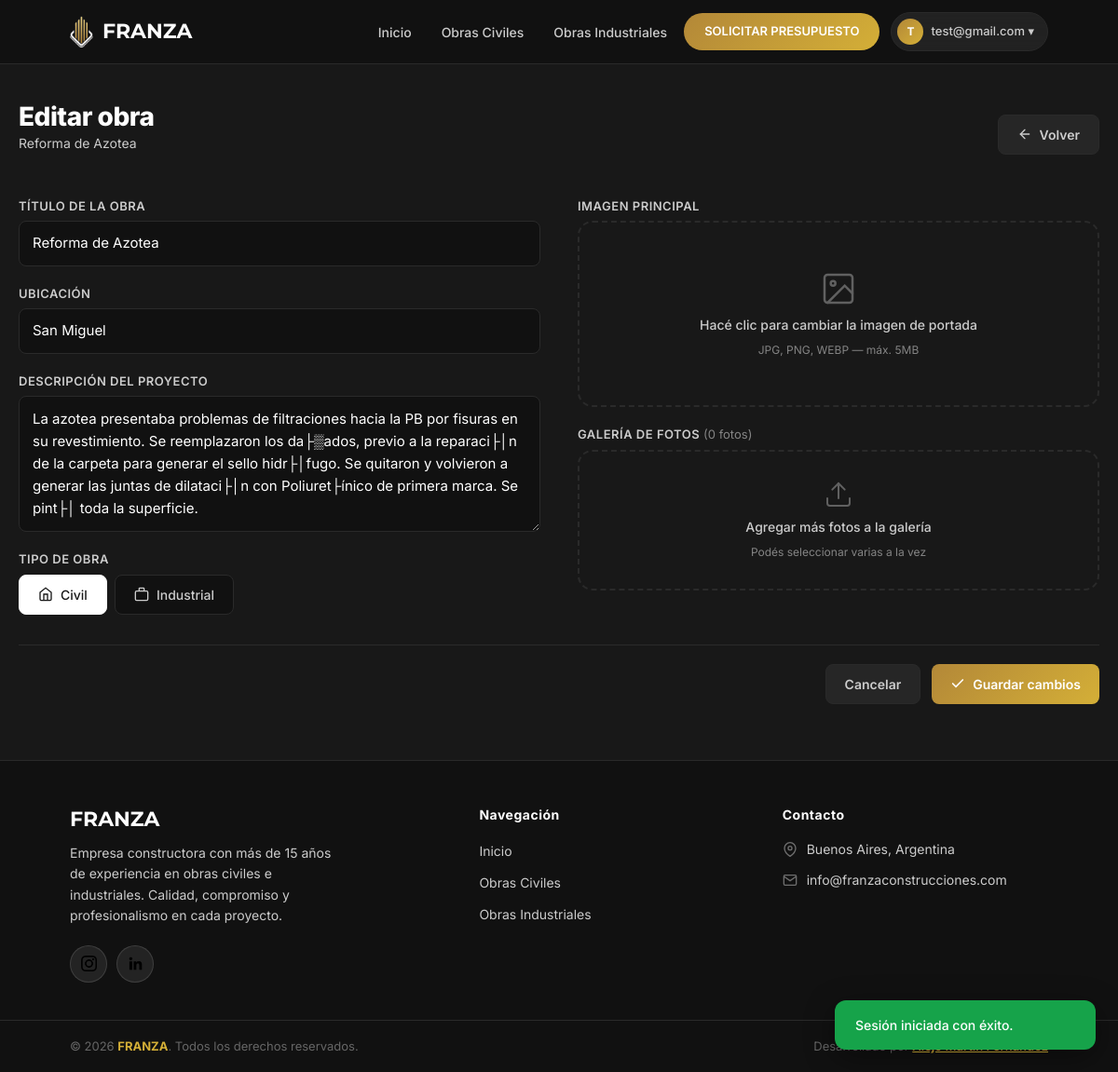
Before: /sitio/admin/index.php?seccion=obras-editar&id=67 (signed in) with the older database file.
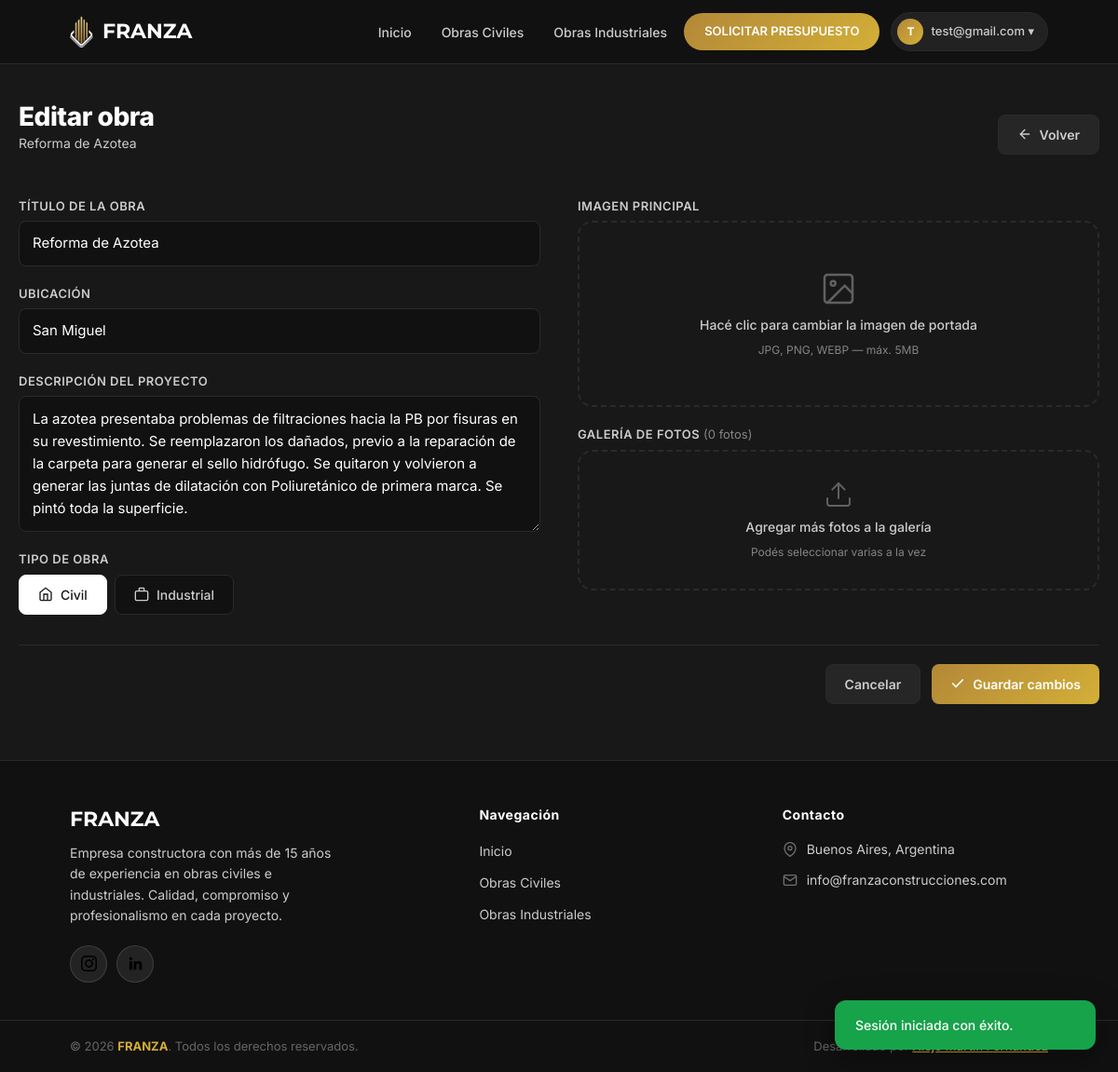
After: the same page with the newer database file.
### tables this page shows
CREATE TABLE `obras` (
  `obra_id` int(10) unsigned NOT NULL AUTO_INCREMENT,
  `usuario_fk` int(10) unsigned NOT NULL,
  `carpeta` varchar(100) NOT NULL,
  `titulo` varchar(100) NOT NULL,
  `ubicacion` varchar(100) NOT NULL,
  `explicacion` varchar(500) NOT NULL,
  `tipo` varchar(100) NOT NULL,
  `imagen` varchar(255) NOT NULL,
  PRIMARY KEY (`obra_id`),
  KEY `obras_usuarios_fk_idx` (`usuario_fk`),
  CONSTRAINT `obras_usuarios_fk` FOREIGN KEY (`usuario_fk`) REFERENCES `usuarios` (`usuario_id`) ON DELETE NO ACTION ON UPDATE NO ACTION
);

### sitio/classes/Modelos/Obras.php (called while the page is built, shortened)
<?php
class Obras
{
    private int $obra_id = 0;
    private string $carpeta = "";
    private string $titulo = "";
    private string $ubicacion = "";
    private string $explicacion = "";
    private string $tipo = "";
    private string $imagen = "";
    public function porId(int $id): ?self
    {
        $db = DBConexion::getConexion();
        $consulta = "SELECT * FROM obras
                    WHERE obra_id = ?";
        $stmt = $db->prepare($consulta);
        $stmt->execute([$id]);
        $stmt->setFetchMode(PDO::FETCH_CLASS, self::class);
        $obra = $stmt->fetch();
        return $obra;
    }
    public function getObraId(): int
    {
        return $this->obra_id;
    }
    public function getCarpeta(): string
    {
        return $this->carpeta;
    }
    public function getTitulo(): string
    {
        return $this->titulo;
    }
    public function getUbicacion(): string
    {
        return $this->ubicacion;
    }
    public function getExplicacion(): string
    {
        return $this->explicacion;
    }
    public function getTipo(): string
    {
        return $this->tipo;
    }
    public function getImagen(): string
    {
        return $this->imagen;
    }
    public function getImagenesCarpeta(): array
    {
        $tipo = $this->getTipo();
        $carpeta = $this->getCarpeta();
        $tipoCarpeta = ($tipo === 'civil') ? 'obrasciviles' : 'obrasindustriales';
        $rutaCarpeta = __DIR__ . '/../../img/' . $tipoCarpeta . '/' . $carpeta;
        if (!is_dir($rutaCarpeta)) {
            return [];
        }
        $imagenes = [];
        return $imagenes;
    }
    public function getGaleriaImagenes(): array
    {
        $todas = $this->getImagenesCarpeta();
        $portada = $this->getImagen();
        return array_values(array_filter($todas, fn($img) => $img !== $portada));
    }
    public function getRutaImagenes(): string
    {
        $tipo = $this->getTipo();
        $tipoCarpeta = ($tipo === 'civil') ? 'obrasciviles' : 'obrasindustriales';
        return 'img/' . $tipoCarpeta . '/' . $this->getCarpeta() . '/';
    }
}

### sitio/admin/index.php (the view, shortened to what the changed rows need)
<?php
$seccion = $_GET['seccion'] ?? 'inicio';
?>
<!DOCTYPE html>
<html lang="es">
<head>
    <link href="https://cdn.jsdelivr.net/npm/bootstrap@5.3.3/dist/css/bootstrap.min.css" rel="stylesheet">
    <link rel="stylesheet" href="../styles/css/style.css">
</head>
<body>
    <div class="layout">
        <header>
            <div class="container">
                <a href="../index.php?seccion=inicio" class="logo"><img src="../favicon.png" alt="FRANZA Logo"><h1>FRANZA</h1></a>
            </div>
        </header>
        <main class="main-content">
            <?php
            require __DIR__ . '/views/' . $seccion . '.php';
            ?>
        </main>
    </div>
</body>
</html>

### sitio/admin/views/obras-editar.php (shortened to what the changed rows need)
<?php
$obra = (new Obras)->porId((int)($_GET['id'] ?? 0));
if(isset($_SESSION['errores'])) {
    $errores = $_SESSION['errores'];
    unset($_SESSION['errores']);
} else {
    $errores = [];
}
if(isset($_SESSION['datos_viejos'])) {
    $datosViejos = $_SESSION['datos_viejos'];
    unset($_SESSION['datos_viejos']);
} else {
    $datosViejos = [];
}
?>
<section class="admin-panel">
    <div class="admin-panel-header">
        <div>
            <h1 class="admin-panel-title">Editar obra</h1>
            <p class="admin-panel-subtitle"><?= $obra ? htmlspecialchars($obra->getTitulo()) : 'Obra no encontrada' ?></p>
        </div>
    </div>
    <?php if(!$obra): ?>
        <div class="admin-empty">
            <svg width="48" height="48" viewBox="0 0 24 24" fill="none" stroke="currentColor" stroke-width="1.5"><circle cx="12" cy="12" r="10"/><line x1="12" y1="8" x2="12" y2="12"/><line x1="12" y1="16" x2="12.01" y2="16"/></svg>
            <h3>Obra no encontrada</h3>
            <p>La obra que intentás editar no existe.</p>
            <a href="index.php?seccion=obras" class="admin-btn admin-btn-primary">Volver a obras</a>
        </div>
    <?php else: ?>
        <?php
            $galeriaActual = $obra->getGaleriaImagenes();
            $rutaBase = $obra->getRutaImagenes();
            $imgPortada = $obra->getImagen();
        ?>
        <form class="admin-form" action="acciones/obras-editar.php?id=<?= $obra->getObraId() ?>" method="post" enctype="multipart/form-data">
            <div class="admin-form-grid">
                <div class="admin-form-fields">
                    <div class="admin-form-group">
                        <label for="titulo" class="admin-label">Título de la obra</label>
                        <input type="text" id="titulo" name="titulo" class="admin-input <?= isset($errores['titulo']) ? 'admin-input-error' : '' ?>" value="<?= htmlspecialchars($datosViejos['titulo'] ?? $obra->getTitulo()) ?>">
                    </div>
                    <div class="admin-form-group">
                        <label for="ubicacion" class="admin-label">Ubicación</label>
                        <input type="text" id="ubicacion" name="ubicacion" class="admin-input <?= isset($errores['ubicacion']) ? 'admin-input-error' : '' ?>" value="<?= htmlspecialchars($datosViejos['ubicacion'] ?? $obra->getUbicacion()) ?>">
                    </div>
                    <div class="admin-form-group">
                        <label for="explicacion" class="admin-label">Descripción del proyecto</label>
                        <textarea id="explicacion" name="explicacion" class="admin-textarea <?= isset($errores['explicacion']) ? 'admin-input-error' : '' ?>" rows="5"><?= htmlspecialchars($datosViejos['explicacion'] ?? $obra->getExplicacion()) ?></textarea>
                    </div>
                    <div class="admin-form-group">
                        <label class="admin-label">Tipo de obra</label>
                        <div class="admin-tipo-pills">
                            <?php $tipoSel = $datosViejos['tipo'] ?? $obra->getTipo(); ?>
                            <button type="button" class="admin-pill <?= $tipoSel === 'civil' ? 'active' : '' ?>" onclick="seleccionarTipo('civil', this)">
                                <svg width="16" height="16" viewBox="0 0 24 24" fill="none" stroke="currentColor" stroke-width="2"><path d="M3 9l9-7 9 7v11a2 2 0 01-2 2H5a2 2 0 01-2-2z"/><polyline points="9 22 9 12 15 12 15 22"/></svg>
                                Civil
                            </button>
                            <button type="button" class="admin-pill <?= $tipoSel === 'industrial' ? 'active' : '' ?>" onclick="seleccionarTipo('industrial', this)">
                                <svg width="16" height="16" viewBox="0 0 24 24" fill="none" stroke="currentColor" stroke-width="2"><rect x="2" y="7" width="20" height="15" rx="2"/><path d="M16 7V3a1 1 0 00-1-1H9a1 1 0 00-1 1v4"/></svg>
                                Industrial
                            </button>
                        </div>
                    </div>
                </div>
                <div class="admin-form-images">
                    <div class="admin-form-group">
                        <?php
                            $imgAbsPath = __DIR__ . '/../../' . $rutaBase . $imgPortada;
                            $tienePortada = !empty($imgPortada) && file_exists($imgAbsPath);
                        ?>
                        <label class="admin-label">Imagen principal</label>
                        <div class="admin-upload-zone" id="main-upload-zone" onclick="document.getElementById('imagen').click();">
                            <div id="main-upload-placeholder" class="admin-upload-placeholder" <?= $tienePortada ? 'style="display:none;"' : '' ?>>
                                <svg width="40" height="40" viewBox="0 0 24 24" fill="none" stroke="currentColor" stroke-width="1.5" stroke-linecap="round"><rect x="3" y="3" width="18" height="18" rx="2"/><circle cx="8.5" cy="8.5" r="1.5"/><path d="M21 15l-5-5L5 21"/></svg>
                                <p>Hacé clic para cambiar la imagen de portada</p>
                                <span>JPG, PNG, WEBP — máx. 5MB</span>
                            </div>
                        </div>
                    </div>
                    <div class="admin-form-group">
                        <label class="admin-label">Galería de fotos <span class="admin-label-opt">(<?= count($galeriaActual) ?> foto<?= count($galeriaActual) !== 1 ? 's' : '' ?>)</span></label>
                        <div class="admin-upload-zone admin-upload-gallery" id="gallery-upload-zone" onclick="document.getElementById('archivo-galeria').click();">
                            <div id="gallery-upload-placeholder" class="admin-upload-placeholder">
                                <svg width="32" height="32" viewBox="0 0 24 24" fill="none" stroke="currentColor" stroke-width="1.5" stroke-linecap="round"><path d="M21 15v4a2 2 0 01-2 2H5a2 2 0 01-2-2v-4"/><polyline points="17 8 12 3 7 8"/><line x1="12" y1="3" x2="12" y2="15"/></svg>
                                <p>Agregar más fotos a la galería</p>
                                <span>Podés seleccionar varias a la vez</span>
                            </div>
                        </div>
                    </div>
                </div>
            </div>
            <div class="admin-form-actions">
                <a href="index.php?seccion=obras" class="admin-btn admin-btn-secondary">Cancelar</a>
                <button type="submit" class="admin-btn admin-btn-primary">
                    <svg width="16" height="16" viewBox="0 0 24 24" fill="none" stroke="currentColor" stroke-width="2.5" stroke-linecap="round"><polyline points="20 6 9 17 4 12"/></svg>
                    Guardar cambios
                </button>
            </div>
        </form>
    <?php endif; ?>
</section>

Changed rows visible on the page:
changed obras "Reforma de Azotea": explicacion "…revestimiento. Se reemplazaron los da├▒ados, previo a la reparaci├│n de la carpeta para generar el sello hidr├│fugo. Se quitaron y volvieron a generar las juntas de dilataci├│n con Poliuret├ínico de primera marca. Se pint├│ toda la superficie." → "…revestimiento. Se reemplazaron los dañados, previo a la reparación de la carpeta para generar el sello hidrófugo. Se quitaron y volvieron a generar las juntas de dilatación con Poliuretánico de primera marca. Se pintó toda la superficie."
